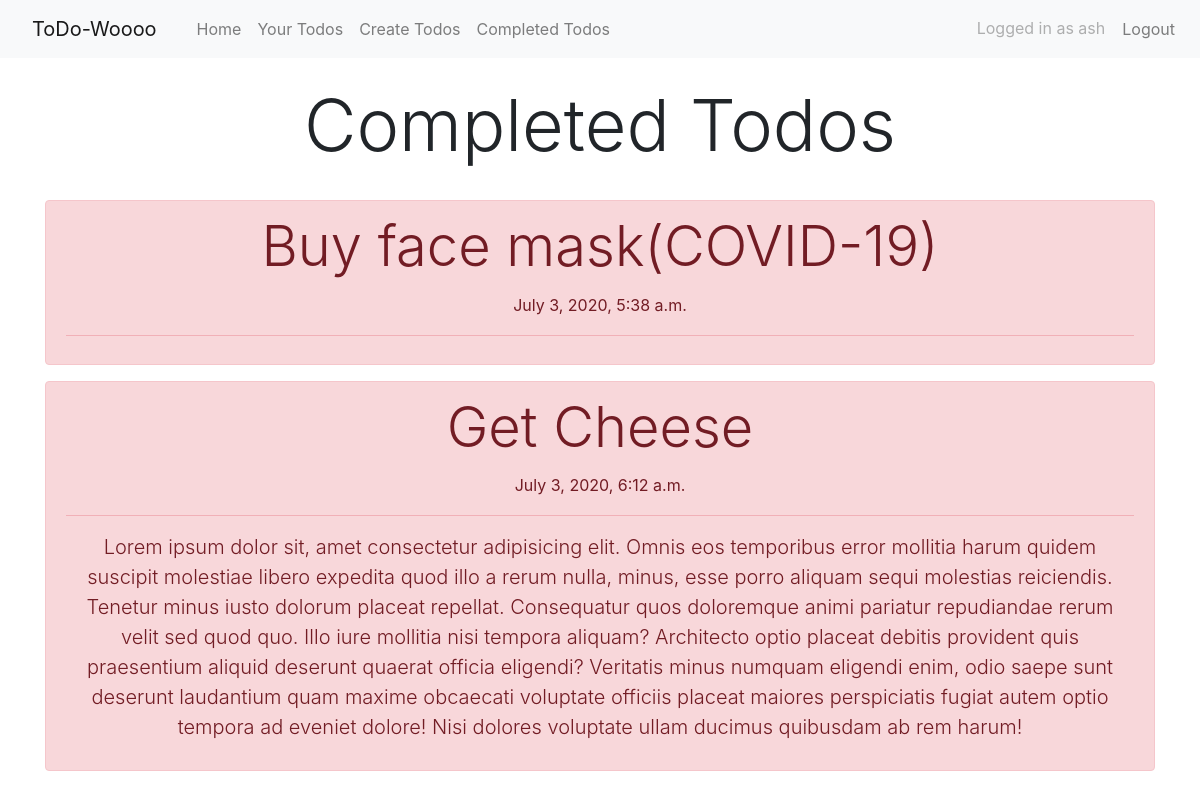
The page /complete/ (signed in) on the database its author committed.
### todo/models.py (models this page shows, shortened)
class todolist(models.Model):
    title = models.CharField(max_length=100)
    todo = models.TextField(blank=True)
    created = models.DateTimeField(auto_now_add=True)
    finish = models.DateTimeField(null=True, blank=True)
    important = models.BooleanField(default=False)
    user = models.ForeignKey(User, on_delete=models.CASCADE)

### todo/views.py (the view)
# urls.py: path('complete/', views.viewcomplete, name='viewcomplete'),
@login_required
def viewcomplete(request):
    todo = todolist.objects.filter(user=request.user, finish__isnull=False)
    return render(request, 'todo/viewcomplete.html', {'todos': todo})

### todo/templates/todo/viewcomplete.html
{% extends 'todo/base.html' %}
{% block content %}
<div class="container" style="text-align: center;">
    {% if todos %}
    <h3 class="display-3" style="text-align: center;">Completed Todos</h3><br>
    {% for todo in todos %}
    <a href="{% url 'detailview' todo.id %}" style="text-decoration: none;">
        {% if todo.important %}
        <div class="alert alert-danger">
            {% else %}
            <div class="alert alert-info">
                {% endif %}
                <h4 class="display-4">
                    {{todo.title}}
                </h4>
                <p class="lead"><small>{{todo.created}}</small></p>
                <hr>
                <p class="lead">{{todo.todo}}</p>
            </div></a>
    {% endfor %}
    {% else %}
    <h3 class="display-3" style="text-align: center;">No Todos Completed...Yet
    </h3>
    {% endif %}
</div>
{% endblock %}

### todo/templates/todo/base.html (shortened to what this page needs)
<!DOCTYPE html>
<html lang="en">
<head>
    <link rel="stylesheet"
        href="https://stackpath.bootstrapcdn.com/bootstrap/4.5.0/css/bootstrap.min.css"
>
</head>
<body>
    <nav class="navbar navbar-expand-lg navbar-light bg-light">
        <a class="navbar-brand nav-link disabled" href=>ToDo-Woooo</a>
        <div class="collapse navbar-collapse" id="navbarNav">
            <ul class="navbar-nav">
                <li class="nav-item">
                    <a class="nav-link" href="{% url 'home' %}">Home</a>
                </li>
                {% if user.is_authenticated %}
                <li class="nav-item">
                    <a class="nav-link" href="{% url 'listtodos' %}">Your
                        Todos</a>
                </li>
                <li class="nav-item">
                    <a class="nav-link" href="{% url 'todos' %}">Create
                        Todos</a>
                </li>
                <li class="nav-item">
                    <a class="nav-link"
                        href="{% url 'viewcomplete' %}">Completed
                        Todos</a>
                </li>
                {% endif %}
            </ul>
            <ul class="navbar-nav ml-auto">
                {% if user.is_authenticated %}
                <li class="nav-item">
                    <a class="nav-link disabled" href="#" tabindex="-1"
                        aria-disabled="true">Logged in as {{user.username}}</a>
                </li>
                <form method="POST" class="form-inline my-2 my-lg-0"
                    action="{% url 'logoutuser' %}">
                    <button class="btn btn-link nav-link"
                        type="submit">Logout</button>
                </form>
                {% endif %}
            </ul>
        </div>
    </nav>
    <br>
    {%block content%}
    {% endblock %}
</body>
</html>

### rows shown on the page
todolist: title "Buy face mask(COVID-19)", created "July 3, 2020, 5:38 a.m."
todolist: title "Get Cheese", created "July 3, 2020, 6:12 a.m.", todo "Lorem ipsum dolor sit, amet consectetur adipisicing elit. Omnis eos temporibus error mollitia harum quidem suscipit molestiae libero expedita quod illo a rerum nulla, minus, esse porro aliquam sequi molestias reiciendis. Tenetur minus iusto dolorum placeat repellat. Consequatur quos doloremque animi pariatur repudiandae rerum velit sed quod quo. Illo iure mollitia nisi tempora aliquam? Architecto optio placeat debitis provident quis praesentium aliquid deserunt quaerat officia eligendi? Veritatis minus numquam eligendi enim, odio saepe sunt deserunt laudantium quam maxime obcaecati voluptate officiis placeat maiores perspiciatis fugiat autem optio tempora ad eveniet dolore! Nisi dolores…"

### other values the page prints
{{ user.username }} "ash"
